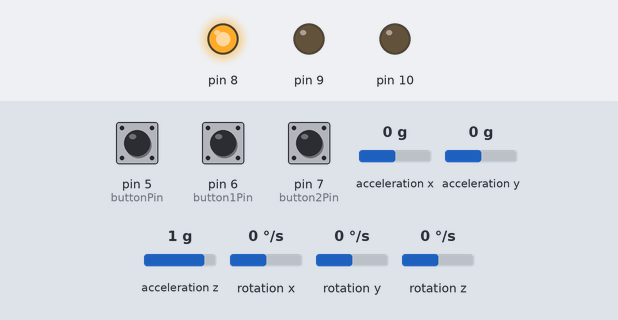
Bench run of a sketch on a simulated Arduino Uno, built with avr-gcc and run on an emulated ATmega328P. Shown: output pins drawn as LEDs (lit = HIGH). The test bench sets the inputs (shaded band); at power-on: pin 5 (buttonPin) HIGH, rotation x 0 °/s, rotation z 0 °/s, pin 6 (button1Pin) HIGH, pin 7 (button2Pin) HIGH, acceleration x 0 g, acceleration y 0 g, acceleration z 1 g, rotation y 0 °/s. What the sketch prints to the serial monitor is not drawn.

Above: at 1.2 s.
1.3 s: pin 5 (buttonPin) pulled LOW for 0.15 s
2.9 s: rotation x set to 100 °/s
5.9 s: rotation z set to 100 °/s
Timing chart, 0 to 8.9 s (numbered marks = the images above; inputs shaded):
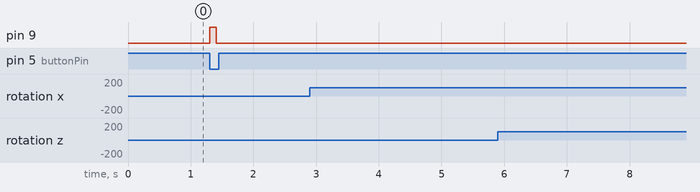

The sketch:

MPU_6050_mouse.ino
```cpp
#include <Wire.h>
#include <I2Cdev.h>
#include <MPU6050.h>

MPU6050 mpu;
int16_t ax, ay, az, gx, gy, gz;
int vx, vy,clik=0,clik1=0,clik2=0;/*, vxx,vy;*/
const int buttonPin = 5;     // the number of the pushbutton pin
const int button1Pin=6;
const int button2Pin=7;
//const int ledPin =  13;      // the number of the LED pin
int buttonState = 0;
int button1State=0;
int button2State=0;
unsigned long recoilTime = 0;  // the last time the output pin was toggled
unsigned long  recoilPulse = 100;    // the debounce time; increase if the output flickers

void setup() {
//delay(5000);
//flush
Serial.begin(38400);
  Wire.begin();
  mpu.setFullScaleGyroRange(MPU6050_GYRO_FS_2000);
   mpu.getMotion6(&ax, &ay, &az, &gx, &gy, &gz);

pinMode(buttonPin, INPUT);
pinMode(button1Pin,INPUT);
pinMode(button2Pin,INPUT);
pinMode(10,OUTPUT);
pinMode(9,OUTPUT);
pinMode(8,OUTPUT);
digitalWrite(8,HIGH);
digitalWrite(10,LOW);
   vx=0;
   vy=0;
  mpu.initialize();
  while (!mpu.testConnection()) {
    Serial.print(2);
    }
}

void loop() {

  mpu.getMotion6(&ax, &ay, &az, &gx, &gy, &gz);
/*vxx=vx-gx-310;
  vyy=vy-gz+26;*/
  vx =-gx-310; // "-310" because the x axis of gyroscope give values about +310 while it's not moving. Change this value if you get something different using the TEST code, chacking if there are values far from zero.
  vy =-gz+26;//  same here about "+26"

/* if(vxx<100&&vxx>-100)
  { vx=0;
    }
    if(vyy<100&&vyy>-100)
    {vy=0;}*/

  Serial.print(vx/800);
  Serial.print(",");
  Serial.print(vy/500);
  Serial.print(",");
  /*
  Serial.print(ax);
  Serial.print(" ");
  Serial.print(ay);

  Serial.print(" ");
  Serial.print(az);

  Serial.print(" ");
  Serial.print(gx);

  Serial.print(" ");
  Serial.print(gy);

  Serial.print(" ");
  Serial.print(gz);

   Serial.print(" ");
  Serial.print(vx);
    Serial.print(" ");
  Serial.println(vy);
*/

 buttonState = digitalRead(buttonPin);
 button1State = digitalRead(button1Pin);
  button2State = digitalRead(button2Pin);
  // check if the pushbutton is pressed.
  // if it is, the buttonState is HIGH:
  // if (millis()-cliktime>debound||(clik==0&&buttonState==LOW))
   //{

//    cliktime=millis();

// LEFT CLICK
    if (clik==0&&buttonState == LOW) {
   clik=1;
    // turn LED on:
    Serial.print("1,");
    digitalWrite(9,HIGH);
    recoilTime=millis();
  }
  else if (clik==1&&buttonState==HIGH){
    clik=0;
    // turn LED off:
    Serial.print("0,");
  }
  else {Serial.print("2,");}

  if ((millis()-recoilTime) > recoilPulse){
 digitalWrite(9,LOW);
  }
  // RIGHT CLICK
   if (clik1==0&&button1State == LOW) {
   clik1=1;
    // turn LED on:
    Serial.print("1,");
  }
  else if (clik1==1&&button1State==HIGH){
    clik1=0;
    // turn LED off:
    Serial.print("0,");
  }
  else {Serial.print("2,");}

  // Reload button
if (clik2==0&&button2State ==LOW) {
   clik2=1;
    // turn LED on:
    Serial.println("1");
  }
  else if (clik2==1&&button2State==HIGH){
    clik2=0;
    Serial.println("0");
  }
  else {Serial.println("2");}

  }

//delay(0);
```

Measured:
- after the input at 1.3 s, pin 9: LOW → HIGH at once, → LOW 0.10 s later
